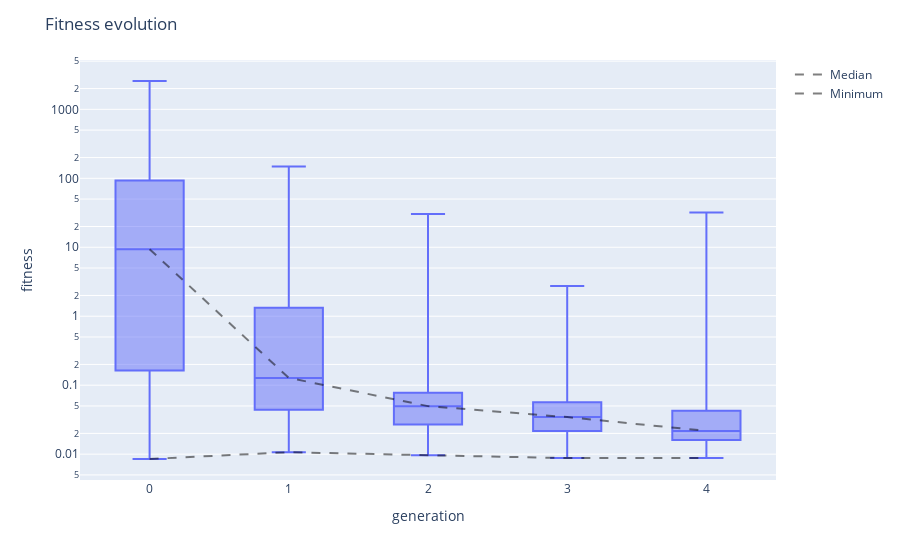

Source (notebook cell):
### Code cell
viewer.fitness_evolution()

### Figure 1 — Plotly figure (JSON) as saved in the notebook; plotly's stock layout.template omitted (floating-point values rounded to 4 significant figures; data arrays with more than 128 entries replaced by an {"elided": "..."} marker saying what was removed)
{"data": [{"alignmentgroup": "True", "boxpoints": false, "hovertemplate": "generation=%{x}<br>fitness=%{y}<extra></extra>", "legendgroup": "", "marker": {"color": "#636efa"}, "name": "", "notched": false, "offsetgroup": "", "orientation": "v", "showlegend": false, "type": "box", "x": {"elided": "500 int values"}, "x0": " ", "xaxis": "x", "y": {"elided": "500 float values"}, "y0": " ", "yaxis": "y"}, {"line": {"color": "rgba(0,0,0,0.5)", "dash": "dash", "width": 2}, "mode": "lines", "name": "Median", "type": "scatter", "x": [0, 1, 2, 3, 4], "y": [9.366, 0.1275, 0.0497, 0.03444, 0.02174]}, {"line": {"color": "rgba(0,0,0,0.5)", "dash": "dash", "width": 2}, "mode": "lines", "name": "Minimum", "type": "scatter", "x": [0, 1, 2, 3, 4], "y": [0.008505, 0.01066, 0.009654, 0.008758, 0.008758]}], "layout": {"boxmode": "group", "legend": {"tracegroupgap": 0}, "margin": {"t": 60}, "title": {"text": "Fitness evolution"}, "xaxis": {"anchor": "y", "domain": [0, 1], "title": {"text": "generation"}}, "yaxis": {"anchor": "x", "domain": [0, 1], "title": {"text": "fitness"}, "type": "log"}}}
